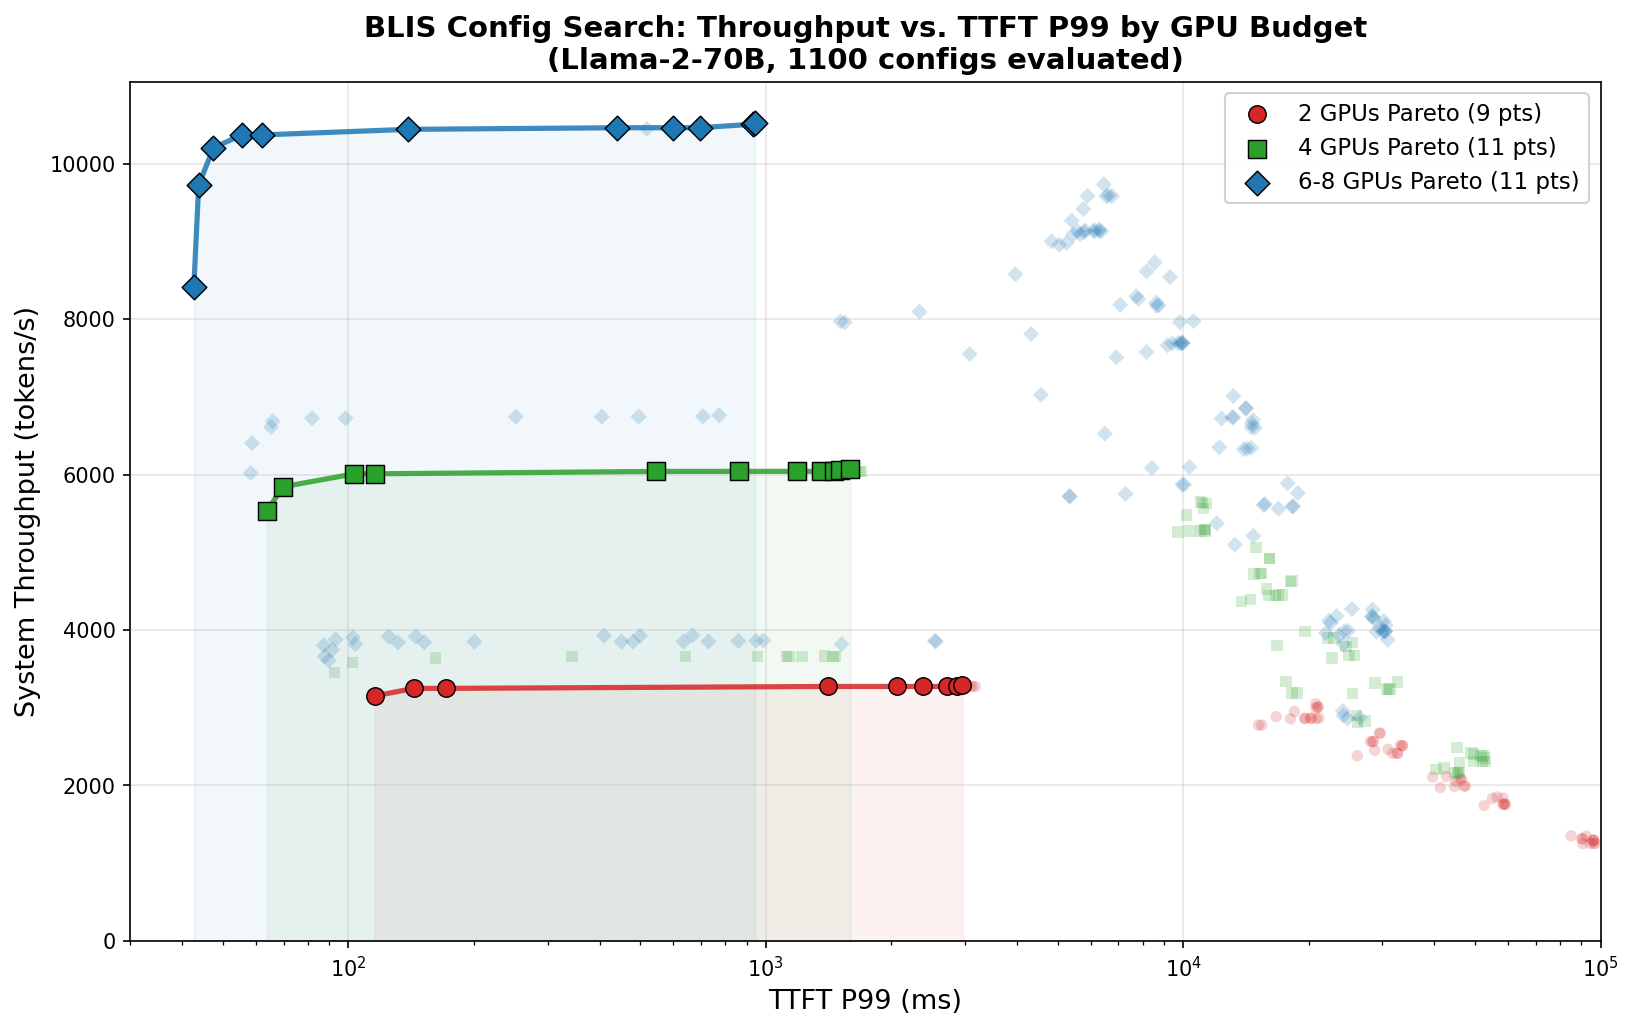

The script that saved this image:
"""Pareto Frontier: Throughput vs. TTFT P99 from BLIS NSGA-II search.

Shows per-GPU-tier Pareto frontiers: the best achievable throughput
at each TTFT P99 level. Ideal region is upper-left (high throughput,
low latency).
"""

import json
from pathlib import Path

import matplotlib
matplotlib.use("Agg")
import matplotlib.pyplot as plt
import numpy as np

RESULTS_DIR = Path(__file__).parent / "raw"
OUTPUT_DIR = Path(__file__).parent

AVG_TOKENS_PER_REQUEST = 813  # ISL=566 + OSL=247


def load_search_results():
    f = RESULTS_DIR / "blis_search_output_llama2.json"
    data = json.loads(f.read_text())
    return data["all_configs"]


def compute_pareto_front(xs, ys):
    """Pareto front: minimize x (TTFT) and maximize y (throughput)."""
    n = len(xs)
    if n == 0:
        return []
    dominated = [False] * n
    for i in range(n):
        for j in range(n):
            if i == j:
                continue
            if xs[j] <= xs[i] and ys[j] >= ys[i]:
                if xs[j] < xs[i] or ys[j] > ys[i]:
                    dominated[i] = True
                    break
    pareto = [i for i in range(n) if not dominated[i]]
    return sorted(pareto, key=lambda i: xs[i])


def main():
    all_configs = load_search_results()

    tier_config = {
        "2 GPUs": {"range": (2, 2), "color": "#D62728", "marker": "o"},
        "4 GPUs": {"range": (4, 4), "color": "#2CA02C", "marker": "s"},
        "6-8 GPUs": {"range": (6, 8), "color": "#1F77B4", "marker": "D"},
    }

    # Parse and deduplicate configs per tier
    tier_data = {}
    for tier_name, cfg in tier_config.items():
        lo, hi = cfg["range"]
        seen = set()
        points = []
        for entry in all_configs:
            if not entry["feasible"]:
                continue
            obj = entry["objectives"]
            gpu_count = obj["gpu_count"]
            if not (lo <= gpu_count <= hi):
                continue
            throughput = obj["throughput"] * AVG_TOKENS_PER_REQUEST
            ttft = obj["ttft_p99"]
            key = (round(throughput, 1), round(ttft, 1))
            if key in seen:
                continue
            seen.add(key)
            points.append((ttft, throughput))
        tier_data[tier_name] = points

    fig, ax = plt.subplots(figsize=(7, 4.5))

    for tier_name, cfg in tier_config.items():
        points = tier_data[tier_name]
        if not points:
            continue

        xs = np.array([p[0] for p in points])  # TTFT P99 (x-axis)
        ys = np.array([p[1] for p in points])  # Throughput (y-axis)

        # Pareto: minimize TTFT, maximize throughput
        front_idx = compute_pareto_front(xs.tolist(), ys.tolist())
        front_set = set(front_idx)
        non_front_idx = [i for i in range(len(points)) if i not in front_set]

        # Non-frontier points (faded)
        if non_front_idx:
            ax.scatter(
                xs[non_front_idx], ys[non_front_idx],
                s=30, color=cfg["color"], alpha=0.2,
                marker=cfg["marker"], edgecolors="none", zorder=2,
            )

        # Frontier points with connecting line
        if front_idx:
            f_x = xs[front_idx]
            f_y = ys[front_idx]

            # Filled area under the frontier
            ax.fill_between(
                f_x, 0, f_y,
                color=cfg["color"], alpha=0.06, zorder=1,
            )

            ax.plot(
                f_x, f_y,
                color=cfg["color"], linewidth=2.5, alpha=0.85,
                zorder=4,
            )
            ax.scatter(
                f_x, f_y,
                s=70, color=cfg["color"], marker=cfg["marker"],
                zorder=5, edgecolors="black", linewidths=0.7,
                label=f"{tier_name} Pareto ({len(front_idx)} pts)",
            )

    ax.set_xlabel("TTFT P99 (ms)", fontsize=11)
    ax.set_ylabel("System Throughput (tokens/s)", fontsize=11)
    ax.set_title(
        "BLIS Config Search: Throughput vs. TTFT P99 by GPU Budget\n"
        "(Llama-2-70B, 1100 configs evaluated)",
        fontsize=12, fontweight="bold",
    )
    ax.legend(loc="upper right", fontsize=10, framealpha=0.9)
    ax.tick_params(labelsize=10)
    ax.grid(True, alpha=0.3)
    ax.set_xscale("log")
    ax.set_xlim(left=30, right=100000)
    ax.set_ylim(bottom=0)

    plt.tight_layout()
    png_path = OUTPUT_DIR / "chart_pareto_frontier.png"
    fig.savefig(png_path, dpi=150, bbox_inches="tight")
    fig.savefig(OUTPUT_DIR / "chart_pareto_frontier.pdf", dpi=300, bbox_inches="tight")
    plt.close(fig)
    print(f"Saved: {png_path}")


if __name__ == "__main__":
    main()
